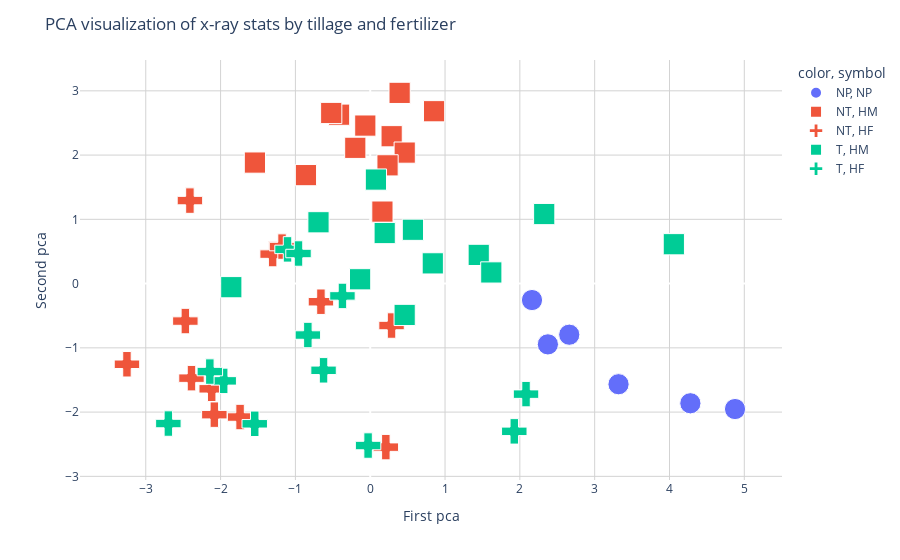

Notebook source saved alongside this figure:
### Markdown cell above
**PCA:** While the t-SNE was chosen over PCA given the slight non-linearity of the data, PCA can produce similar clustering on decomposition:

### Code cell
pca = PCA(n_components=2)
scaler = RobustScaler()
X_scaled = scaler.fit_transform(X)
X_pca = pca.fit_transform(X_scaled)
fig = px.scatter(x=X_pca[:, 0], y=X_pca[:, 1], color=yt, size=np.full(len(X_pca), 1),size_max=15,symbol=yf,symbol_sequence=custom_symbols)

fig.update_layout(
    title="PCA visualization of x-ray stats by tillage and fertilizer",
    xaxis_title="First pca",
    yaxis_title="Second pca",
    xaxis=dict(showgrid=True, gridcolor='lightgray'),  # Customize x-axis grid lines
    yaxis=dict(showgrid=True, gridcolor='lightgray'),  # Customize y-axis grid lines
    plot_bgcolor='white'  # Set the background color to white 
)
fig.update_traces(marker=dict(opacity=1, line=dict(width=1)))
fig.show()
df = pd.DataFrame({'x': X_pca[:, 0],
                   'y': X_pca[:, 1], 
                   'fertilizer': yf,
                   'tillage': yt})
modelx = ols('x ~ C(fertilizer) + C(tillage) + C(fertilizer):C(tillage)', data=df).fit()
modely = ols('y ~ C(fertilizer) + C(tillage) + C(fertilizer):C(tillage)', data=df).fit()

# Perform ANOVA test
anovax = anova_lm(modelx)
anovay = anova_lm(modely)
print('ANOVA ON FIRST PCA')
print(anovax)
print('ANOVA ON SECOND PCA')
print(anovay)
component_mapping = pca.components_

# Create a DataFrame to display the table
component_mapping_table = pd.DataFrame(component_mapping, columns=X.columns, index=['PCA 1', 'PCA 2'])

print("Component Mapping Table:")
print(component_mapping_table)

### Figure 1 — Plotly figure (JSON) as saved in the notebook; plotly's stock layout.template omitted (floating-point values rounded to 4 significant figures)
{"data": [{"hovertemplate": "color=NP<br>symbol=NP<br>x=%{x}<br>y=%{y}<br>size=%{marker.size}<extra></extra>", "legendgroup": "NP, NP", "marker": {"color": "#636efa", "line": {"width": 1}, "opacity": 1, "size": [1, 1, 1, 1, 1, 1], "sizemode": "area", "sizeref": 0.004444, "symbol": "circle"}, "mode": "markers", "name": "NP, NP", "orientation": "v", "showlegend": true, "type": "scatter", "x": [3.319, 2.66, 2.162, 4.279, 2.375, 4.876], "xaxis": "x", "y": [-1.566, -0.7955, -0.2563, -1.863, -0.9458, -1.953], "yaxis": "y"}, {"hovertemplate": "color=NT<br>symbol=HM<br>x=%{x}<br>y=%{y}<br>size=%{marker.size}<extra></extra>", "legendgroup": "NT, HM", "marker": {"color": "#EF553B", "line": {"width": 1}, "opacity": 1, "size": [1, 1, 1, 1, 1, 1, 1, 1, 1, 1, 1, 1], "sizemode": "area", "sizeref": 0.004444, "symbol": "square"}, "mode": "markers", "name": "NT, HM", "orientation": "v", "showlegend": true, "type": "scatter", "x": [-0.4163, 0.8538, 0.2864, -0.8589, 0.461, 0.3933, -0.5212, -0.06557, 0.163, 0.2318, -0.1996, -1.541], "xaxis": "x", "y": [2.629, 2.683, 2.294, 1.688, 2.039, 2.968, 2.656, 2.459, 1.12, 1.84, 2.113, 1.884], "yaxis": "y"}, {"hovertemplate": "color=NT<br>symbol=HF<br>x=%{x}<br>y=%{y}<br>size=%{marker.size}<extra></extra>", "legendgroup": "NT, HF", "marker": {"color": "#EF553B", "line": {"width": 1}, "opacity": 1, "size": [1, 1, 1, 1, 1, 1, 1, 1, 1, 1, 1, 1], "sizemode": "area", "sizeref": 0.004444, "symbol": "cross"}, "mode": "markers", "name": "NT, HF", "orientation": "v", "showlegend": true, "type": "scatter", "x": [-0.6586, -2.389, 0.2851, -1.304, -1.179, -3.251, 0.2088, -2.119, -1.739, -2.083, -2.471, -2.41], "xaxis": "x", "y": [-0.2822, -1.472, -0.6529, 0.4592, 0.576, -1.255, -2.545, -1.638, -2.077, -2.04, -0.5832, 1.292], "yaxis": "y"}, {"hovertemplate": "color=T<br>symbol=HM<br>x=%{x}<br>y=%{y}<br>size=%{marker.size}<extra></extra>", "legendgroup": "T, HM", "marker": {"color": "#00cc96", "line": {"width": 1}, "opacity": 1, "size": [1, 1, 1, 1, 1, 1, 1, 1, 1, 1, 1, 1], "sizemode": "area", "sizeref": 0.004444, "symbol": "square"}, "mode": "markers", "name": "T, HM", "orientation": "v", "showlegend": true, "type": "scatter", "x": [-1.857, 0.5707, 0.1935, 2.326, 1.45, -0.6912, 0.4605, 4.058, 1.618, -0.1351, 0.8364, 0.07613], "xaxis": "x", "y": [-0.05612, 0.8378, 0.7866, 1.082, 0.4467, 0.9543, -0.4877, 0.6126, 0.1735, 0.06709, 0.3149, 1.619], "yaxis": "y"}, {"hovertemplate": "color=T<br>symbol=HF<br>x=%{x}<br>y=%{y}<br>size=%{marker.size}<extra></extra>", "legendgroup": "T, HF", "marker": {"color": "#00cc96", "line": {"width": 1}, "opacity": 1, "size": [1, 1, 1, 1, 1, 1, 1, 1, 1, 1, 1, 1], "sizemode": "area", "sizeref": 0.004444, "symbol": "cross"}, "mode": "markers", "name": "T, HF", "orientation": "v", "showlegend": true, "type": "scatter", "x": [-0.3712, -1.105, -0.6236, -2.698, -1.544, -1.958, 1.926, -0.02847, -0.8334, -2.144, -0.9584, 2.083], "xaxis": "x", "y": [-0.1916, 0.5323, -1.35, -2.178, -2.182, -1.514, -2.3, -2.521, -0.8005, -1.369, 0.4682, -1.72], "yaxis": "y"}], "layout": {"legend": {"itemsizing": "constant", "title": {"text": "color, symbol"}, "tracegroupgap": 0}, "margin": {"t": 60}, "plot_bgcolor": "white", "title": {"text": "PCA visualization of x-ray stats by tillage and fertilizer"}, "xaxis": {"anchor": "y", "domain": [0, 1], "gridcolor": "lightgray", "showgrid": true, "title": {"text": "First pca"}}, "yaxis": {"anchor": "x", "domain": [0, 1], "gridcolor": "lightgray", "showgrid": true, "title": {"text": "Second pca"}}}}
